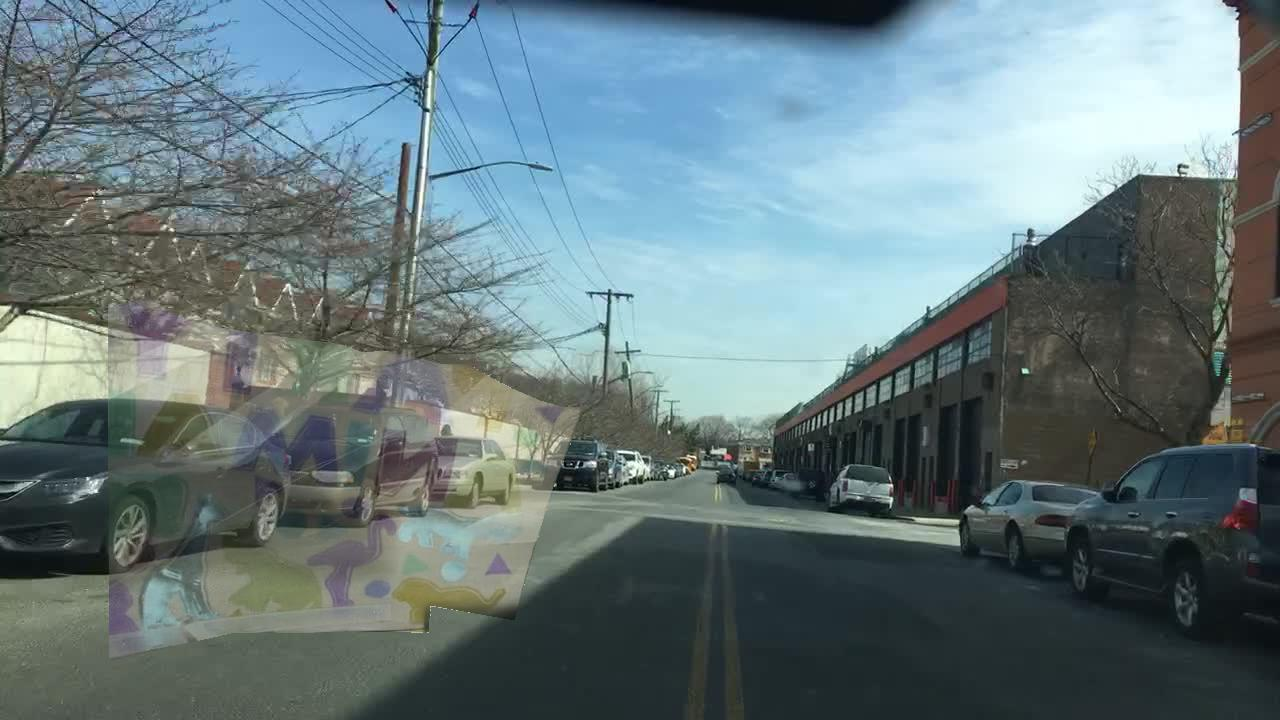
#> input picture utils/combined_image_transparency_adjusted.jpg, 1280 x 720 px, given as the content of the folder /home/boryant/desktop/T/, which was not available
$ python '模拟反射合成图像.py'   (older library calls are emulated)
#> lines starting #> are read from the running program, lines starting #| are printed output that depends on the picture; after the words box and inside, x2 and y2 are one past the last pixel; in counts of white or black regions, pixels touching at a corner belong together; pictures that were not available may be replaced by others from this repository, and a replacement may not be noted
from __future__ import division
import os, cv2
import numpy as np
import scipy.stats as st


# Adjust the paths according to your directory structure
train_t_path = "/home/boryant/desktop/T/"
train_r_path = "/home/boryant/desktop/R/"
train_r_blur_path = "/home/boryant/desktop/R_blur/"
train_b_path = "/home/boryant/desktop/B/"


IMG_EXTENSIONS = [
    '.jpg', '.JPG', '.jpeg', '.JPEG',
    '.png', '.PNG', '.ppm', '.PPM', '.bmp', '.BMP',
]


def is_image_file(filename):
#> further down, t_img is the input picture: shape (720, 1280, 3); mean B, G, R 124.9, 121.1, 102.7
    return any(filename.endswith(extension) for extension in IMG_EXTENSIONS)

# [15 lines of commented-out code are left out]
def gkern(kernlen_x=1280, kernlen_y=720, nsig=1):
    """Returns a 2D Gaussian kernel array."""
    interval_x = (2 * nsig + 1.) / (kernlen_x)
    x = np.linspace(-nsig - interval_x / 2., nsig + interval_x / 2., kernlen_x + 1)
    kern1d_x = np.diff(st.norm.cdf(x))

    interval_y = (2 * nsig + 1.) / (kernlen_y)
    y = np.linspace(-nsig - interval_y / 2., nsig + interval_y / 2., kernlen_y + 1)
    kern1d_y = np.diff(st.norm.cdf(y))

    kernel_raw = np.sqrt(np.outer(kern1d_y, kern1d_x))
    kernel = kernel_raw / kernel_raw.sum()
    kernel = kernel / kernel.max()
    return kernel


def syn_data(t, r, train_r_blur, train_b, sigma, index):
    # 对透射层（t）和反射层（r）图像进行伽马校正，增加对比度，使得颜色更饱和
#> called with train_r_blur = '/home/boryant/desktop/R_blur/', train_b = '/home/boryant/desktop/B/', sigma = 3.23, index = 'adjusted'
    t = np.power(t, 2.2)
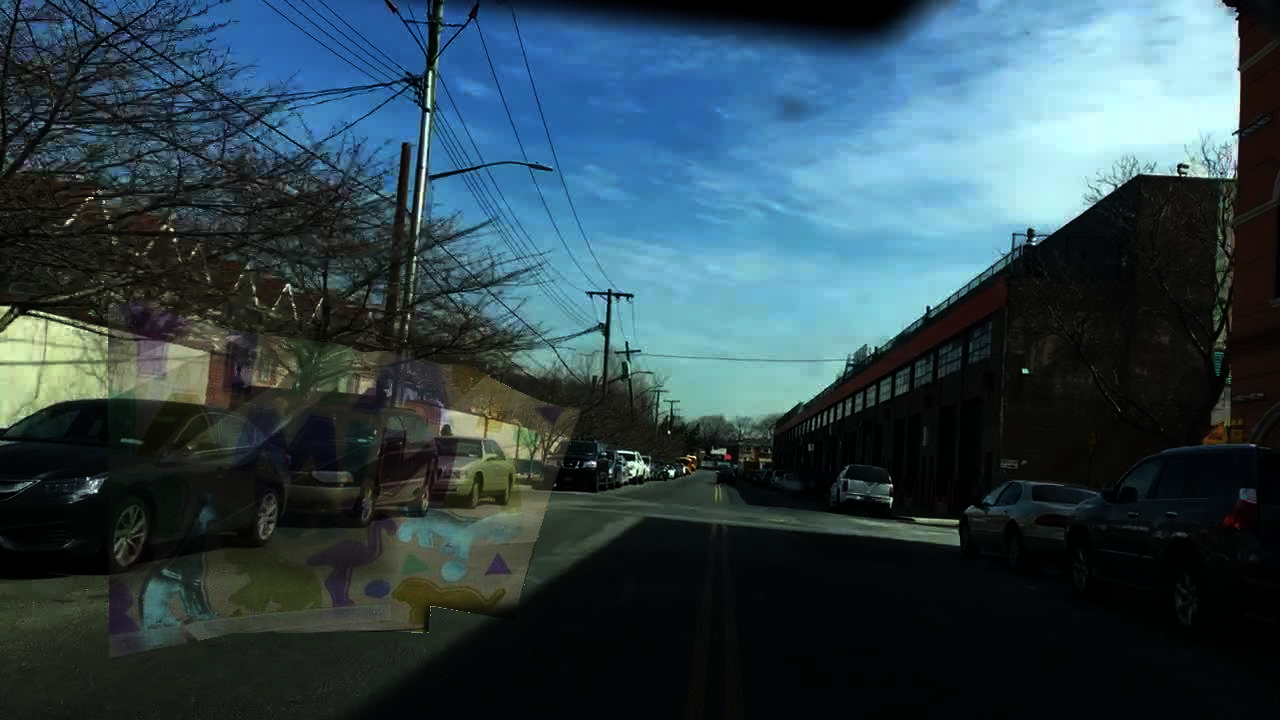
#> t: shape (720, 1280, 3) float32; mean of channels 0, 1, 2 0.304, 0.271, 0.189; drawn as B, G, R
    r = np.power(r, 2.2)

    # 计算高斯核的大小
    sz = int(2 * np.ceil(2 * sigma) + 1)
    # np.ceil(x)  大于等于x的最小整数

    # 对反射层图像应用高斯模糊，模拟真实世界中反射的模糊效果
    r_blur = cv2.GaussianBlur(r, (sz, sz), sigma, sigma, 0)
    # sz必须是奇数 sigma X Y方向上的高斯核标准偏差

    # 将模糊后的反射层与透射层相加，创建初步的反射效果
    blend = r_blur + t


    att = 1.08 + np.random.random() / 10.0

    # 通过对混合图像的每个颜色通道进行操作，调整亮度和对比度，以确保图像的亮度在合理范围内
    for i in range(3):
        maski = blend[:, :, i] > 1
        mean_i = max(1., np.sum(blend[:, :, i] * maski) / (maski.sum() + 1e-6))
        r_blur[:, :, i] = r_blur[:, :, i] - (mean_i - 1) * att
#> this loop made 3 passes
#> mean_i on passes 1 to 3: 1.52, 1.46, 1.3
#> pass 1, in syn_data, `maski = blend[:, :, i] > 1`:
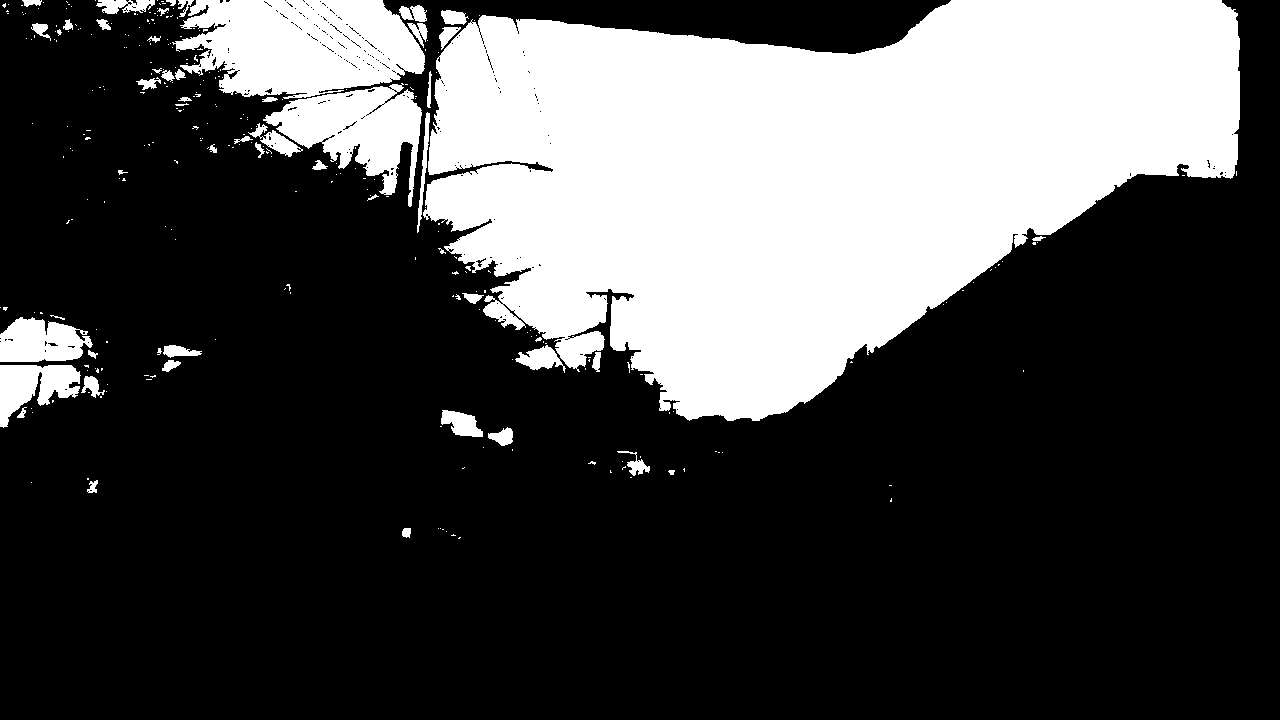
#> maski: shape (720, 1280) bool; 29.1% white; 307 white regions (253 under 20 px), largest, box (x1, y1, x2, y2) and area: (423, 0, 1240, 421) 225934, (172, 0, 425, 99) 18499, (263, 83, 422, 207) 9111
#> after the loop:
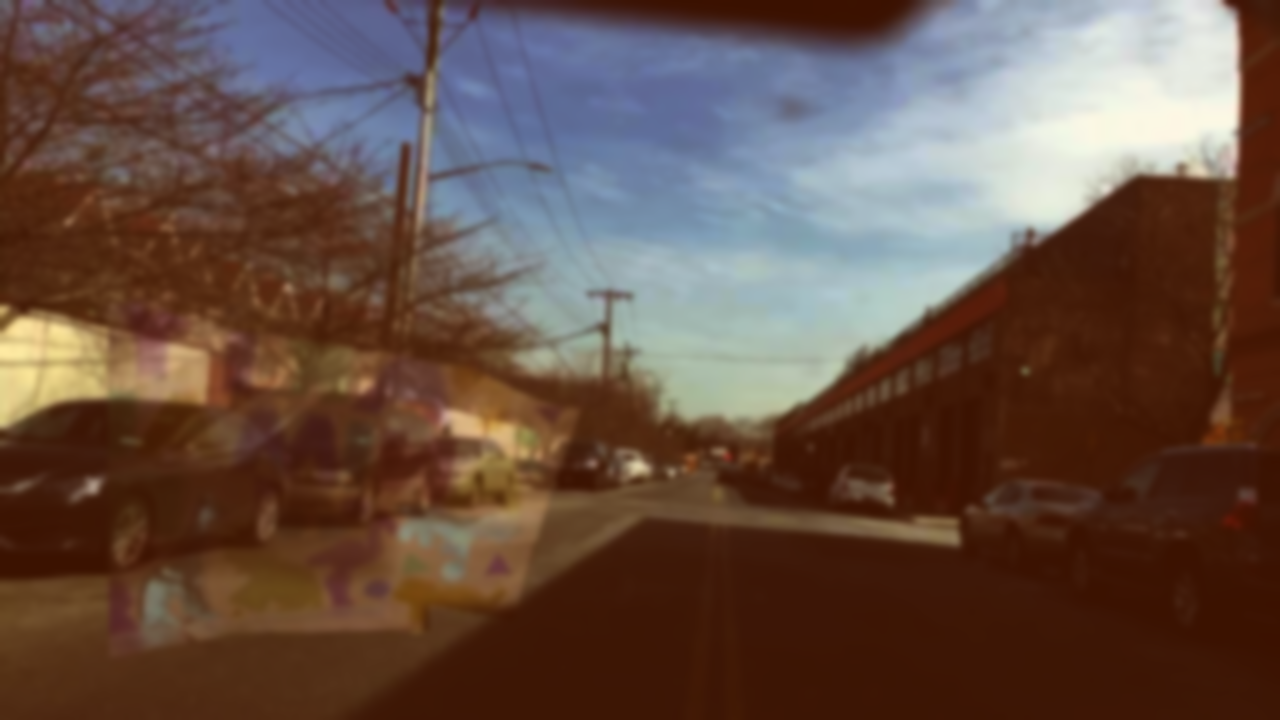
#> r_blur: shape (720, 1280, 3) float32; mean of channels 0, 1, 2 -0.295, -0.249, -0.153; drawn with min black and max white
    r_blur[r_blur >= 1] = 1
    r_blur[r_blur <= 0] = 0


    # 应用渐晕遮罩和透明度调整：
    # 创建一个局部渐晕遮罩（alpha1）和一个透明度因子（alpha2），并将其应用到混合图像上，增加了反射层的不均匀透明度。
    h, w = r_blur.shape[0: 2]
#> h = 720; w = 1280

    if 1280 - w - 10 > 0:
        neww = np.random.randint(0, 1280 - w - 10)
    else:
        neww = 0  # 或者其他合适的默认值
    if 720 - h - 10 > 0:
        newh = np.random.randint(0, 720 - h - 10)
    else:
        newh = 0
    # neww = np.random.randint(0, 1280 - w - 10)
    # newh = np.random.randint(0, 720 - h - 10)

    # create a vignetting mask
    # 创建一个渐晕遮罩，这个遮罩会被应用到反射层图像上，以模拟光线在图像边缘处的自然衰减效果
    g_mask = gkern(1280, 720, 3)
    g_mask = np.dstack((g_mask, g_mask, g_mask))

    alpha1 = g_mask[newh:newh + h, neww:neww + w, :]
    alpha2 = 1 - np.random.random() / 5.0
    blend = np.multiply(r_blur, alpha1) + t * alpha2


    # 通过对混合图像、透射层、反射层应用逆伽马校正，将图像的颜色空间恢复到原始状态
    t = np.power(t, 1 / 2.2)
    r_blur_mask = np.power(np.multiply(r_blur, alpha1), 1 / 2.2)
    blend = np.power(blend, 1 / 2.2)
    blend[blend >= 1] = 1
    blend[blend <= 0] = 0


    cv2.imwrite(os.path.join(train_r_blur, "SynData_{}.jpg".format(str(index))),
                cv2.normalize(r_blur, None, 0, 255, cv2.NORM_MINMAX, cv2.CV_32F))
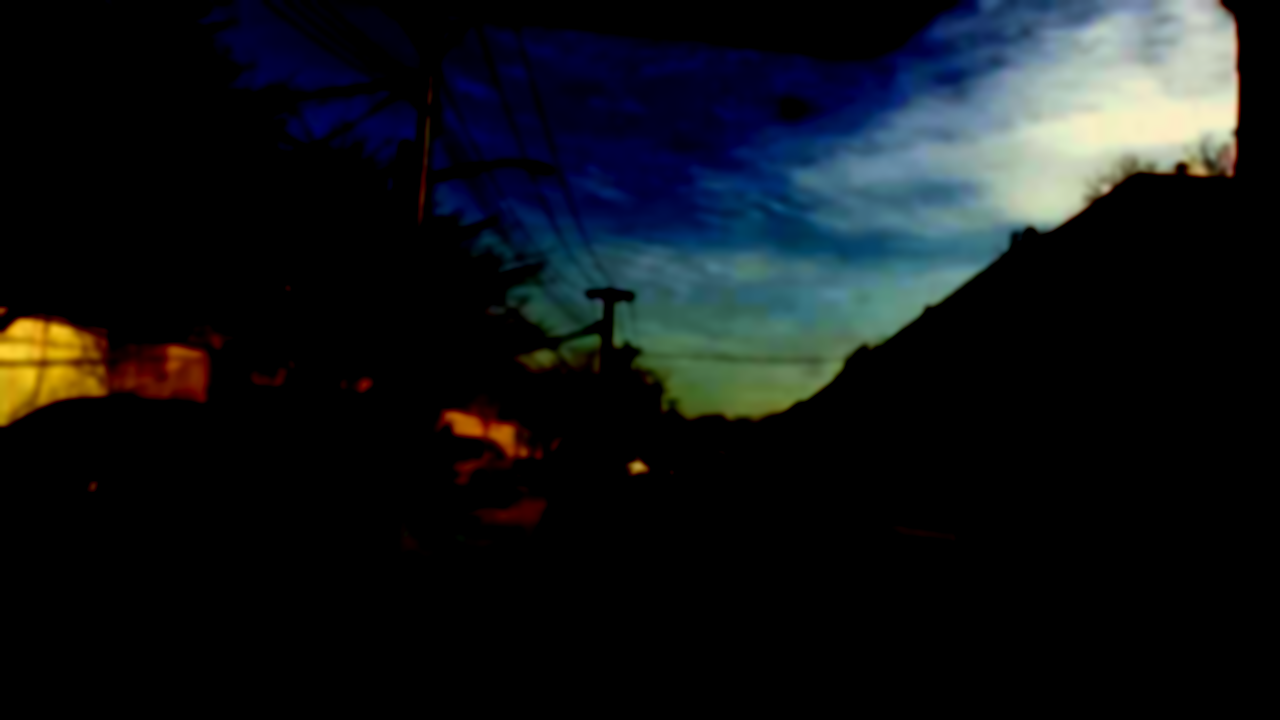
#> saved as SynData_adjusted.jpg: shape (720, 1280, 3); mean B, G, R 24.3, 21.1, 17.2
    print("saved reflection{}.jpg".format(str(index)))


    cv2.imwrite(os.path.join(train_b, "SynData_{}.jpg".format(str(index))),
                cv2.normalize(blend, None, 0, 255, cv2.NORM_MINMAX, cv2.CV_32F))
    print("saved blended{}.jpg".format(str(index)))

    return blend


def prepare_data(train_t_path, train_r_path):
    t_images = [os.path.join(train_t_path, f) for f in os.listdir(train_t_path) if is_image_file(f)]
    r_images = [os.path.join(train_r_path, f) for f in os.listdir(train_r_path) if is_image_file(f)]
    return t_images, r_images


if True:
    t_images_list, r_images_list = prepare_data(train_t_path, train_r_path)

    for (t_path, r_path) in zip(t_images_list, r_images_list):
        t_img = cv2.imread(t_path, -1)
        r_img = cv2.imread(r_path, -1)
        image_index = t_path.split('/')[-1].split('.')[0].split('_')[-1]


        # Resize reflection image to match transmission image (1280x720)
        """
        cv2.resize() 函数使用了 INTER_AREA 插值方法，这通常用于缩小图片时保持较好的质量
        如果反射层图片需要被放大，可能需要选择其他插值方法，如 cv2.INTER_LINEAR 或 cv2.INTER_CUBIC
        """
        if r_img.shape[0] > 720 and r_img.shape[1] > 1280:
            r_img_resized = cv2.resize(r_img, (1280, 720), interpolation=cv2.INTER_AREA)
        else:
            r_img_resized = cv2.resize(r_img, (1280, 720), interpolation=cv2.INTER_CUBIC)


        # Convert images to float and normalize
        t_img = np.float32(t_img) / 255.0
        r_img_resized = np.float32(r_img_resized) / 255.0

        # Randomly select sigma value for Gaussian blur
        k_sz = np.linspace(1, 5, 80)   # for synthetic images
        sigma = k_sz[np.random.randint(0, len(k_sz))]

        syn_data(t_img, r_img_resized, train_r_blur_path, train_b_path, sigma, image_index)
